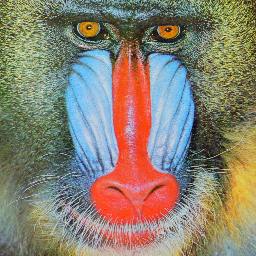
%> input picture Laboratório 1/mandrill.tif, 256 x 256 px
$ octave lab1_a1_2.m   (GNU Octave 9; MATLAB toolbox functions it lacks are replaced by stand-ins)
%> lines starting %> are read from the running program, lines starting %| are printed output that depends on the picture
% Marcos Paulo Cayres Rosa - 14/0027131
clc;
clear all;
close all;
% load color image and display it
I = imread('mandrill.tif');
%> I is the input picture: size 256x256x3 uint8; mean R, G, B 137.6, 129.1, 113.3
figure; imshow(I); %display de image
% convert it to an intensity image (gray scale)
G = rgb2gray(I);
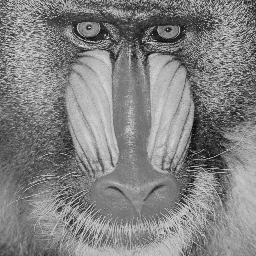
%> G: size 256x256 uint8; min 6, max 231, mean 129.8
% salvar a imagem monocrom醫ica
imwrite(G, 'mandrill_gray.bmp');
% mostrar os canais de cor
r = I(:,:,1);
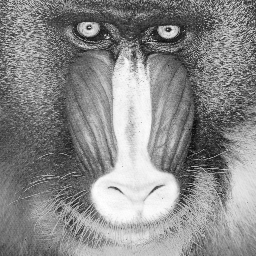
%> r: size 256x256 uint8; min 7, max 255, mean 137.6
g = I(:,:,2);
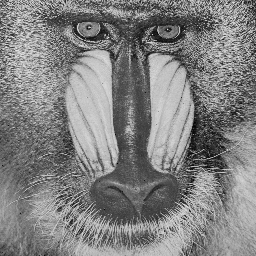
%> g: size 256x256 uint8; min 0, max 236, mean 129.1
b = I(:,:,3);
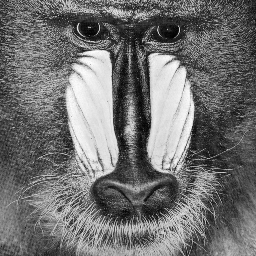
%> b: size 256x256 uint8; min 2, max 253, mean 113.3
figure;
subplot(4, 1, 1); imshow(I); title('Imagem Original'); axis image tight on;
subplot(4, 1, 2); imshow(r); title('Red'); axis tight;
subplot(4, 1, 3); imshow(g); title('Green'); axis tight;
subplot(4, 1, 4); imshow(b); title('Blue'); axis tight;
